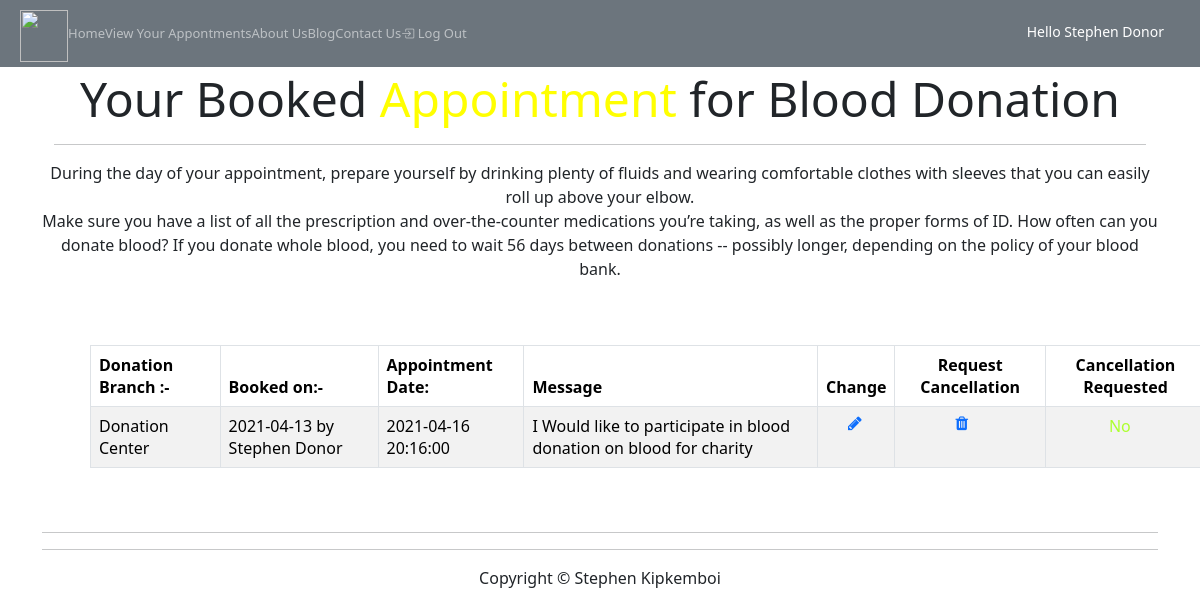
Screenshot of /view_your_appointment.php (signed in) with the database file from the repository.
### tables this page shows
CREATE TABLE `appointments` (
  `appointmentID` bigint(12) NOT NULL,
  `appointment_booker_id` int(12) NOT NULL,
  `requested_cancellation` varchar(1) NOT NULL DEFAULT '0',
  `appointmentbookerID` varchar(50) NOT NULL,
  `donationcenter` text NOT NULL,
  `donormessage` text NOT NULL,
  `appointment_date` datetime NOT NULL,
  `appointment_publication_date` date NOT NULL
);

### view_your_appointment.php (the view, shortened to what this page needs)
<?php
	include "templates/header.php";
if(!isset($_SESSION["control"])) {
    include "templates/navGuest.php";
}
else {
    include "templates/navDonor.php";
}
?>
    <link rel="stylesheet" href="admin/css/icons_style.css">
    <link rel="stylesheet" href="https://cdnjs.cloudflare.com/ajax/libs/font-awesome/4.7.0/css/font-awesome.min.css">
    <main role="main">
      <div class="container"  style="padding-top: 70px;">
        <div class="container">
            <h2 class="display-5" style="text-align: center">Your Booked <a style="color: yellow">Appointment</a> for Blood Donation</h2>
            <hr>
        </div>
      </div>
      <div class="container">
        <div class="row">
<?php
if (isset($_GET["appointmentID"])){
	$appointmentID = $_GET["appointmentID"];
    $userId=$_SESSION["control"]["userId"];
    $select_booking = "SELECT * FROM appointments  WHERE appointment_booker_id = '$userId' LIMIT 1";
	$booking_result = $conn->query($select_booking);
    if ($booking_result->num_rows > 0){
        $booking_row = $booking_result->fetch_assoc();
        $bookerID=$booking_row["appointmentbookerID"];
?>
        <div class="row">
          <div class="">
            <h2>Donation Branch :-<?php print $booking_row["donationcenter"]; ?></h2>
<?php  ?><?php  ?>
           <h6>Published on: <?php print date("jS F Y", $booking_row["appointment_publication_date"]); ?> by <?php print $user_fullname; ?></h6>
		     <p><?php print $booking_row["donormessage"]; ?></p>
          </div>
            <a class="btn btn-success"  href = "mailto:admin@bloodforcharity.com?subject = Requesting Change of Blood Donation Appointment Feedback&body = Hello, I would like to request a change to my Blood Donation Appointment">Request Change<a/>
        </div>
<?php
}else{
        header("Location: ./");
		exit();
}
}else{
    $userId=$_SESSION["control"]["userId"];
    $select_booking = "SELECT * FROM appointments  WHERE appointment_booker_id = '$userId' LIMIT 1";
    $booking_result = $conn->query($select_booking);
    if ($booking_result->num_rows > 0){
        while($booking_row = $booking_result->fetch_assoc()){
        ?>
            <div class="col-md-12">
                <p style="text-align: center;">During the day of your appointment, prepare yourself by drinking plenty of fluids and wearing comfortable clothes with sleeves that you can easily roll up above your elbow.
                    <br>
                    Make sure you have a list of all the prescription and over-the-counter medications you’re taking, as well as the proper forms of ID.
                    How often can you donate blood? If you donate whole blood, you need to wait 56 days between donations -- possibly longer,
                    depending on the policy of your blood bank.</p>
            </div>
                <div class="container">
                    <table style="color: white" class="table table-bordered table-striped m-5">
                        <thead>
                        <tr>
                            <th>Donation Branch :-&nbsp</th>
                            <th>Booked on:-</th>
                            <th>Appointment Date: </th>
                            <th>Message</th>
                            <th>Change</th>
                            <th style="text-align: center">Request Cancellation</th>
                            <th style="text-align: center">Cancellation Requested</th>
                        </tr>
                        </thead>
                        <tbody>
                        <?php
                        $booking_result = $conn->query($select_booking);
                        while ($booking_row=mysqli_fetch_array($booking_result)){
                            echo "<tr>";
                            echo "<td>". $booking_row["donationcenter"];
                            echo "<td>". $booking_row["appointment_publication_date"]; ?> by <?php print $booking_row["appointmentbookerID"];"</td>";
                            echo "<td>".$booking_row['appointment_date']."</td>";
                            echo "<td>".$booking_row['donormessage']."</td>";
                            echo "<td><a href='data_process/edit.php?id=".$booking_row['appointment_booker_id']."'><span class='fa fa-pencil' style='padding-left: 22px'>";
                            echo "<td><a href='data_process/request_cancellation.php?id=".$booking_row['appointment_booker_id']."'><span class='fa fa-trash' style='padding-left: 52px'>";
                            $userId=$_SESSION["control"]["userId"];
                            $status = "SELECT requested_cancellation FROM appointments  WHERE appointment_booker_id = '$userId' LIMIT 1";
                            $status_result = $conn->query($status);
                            while ($answer=mysqli_fetch_array($status_result)){
                            $cancellation_status=$answer["requested_cancellation"];
                            }
                            if ($cancellation_status=='1'){
                               echo "<td style='color: greenyellow'><a style='padding-left: 55px'>Yes</a></td>";
                           }
                            else {
                                echo "<td style='color: greenyellow'><a style='padding-left: 55px'>No</a></td>";
                            }
                        }?>
                        </tbody>
                    </table>
                </div>
        <?php
        }
    }
}
?>
        </div>
        <hr />
        <hr />
      </div>
<?php
	include "templates/footer.php";
?>

### view_your_appointment.php (style rules this page uses)
td { color: white; }

### rows the page displays
appointments: donationcenter "Donation Center", appointment_publication_date "2021-04-13", appointmentbookerID "Stephen Donor", appointment_date "2021-04-16 20:16:00", donormessage "I Would like to participate in blood donation on blood for charity", requested_cancellation "No"

### other values shown
$session_name "Stephen Donor"
